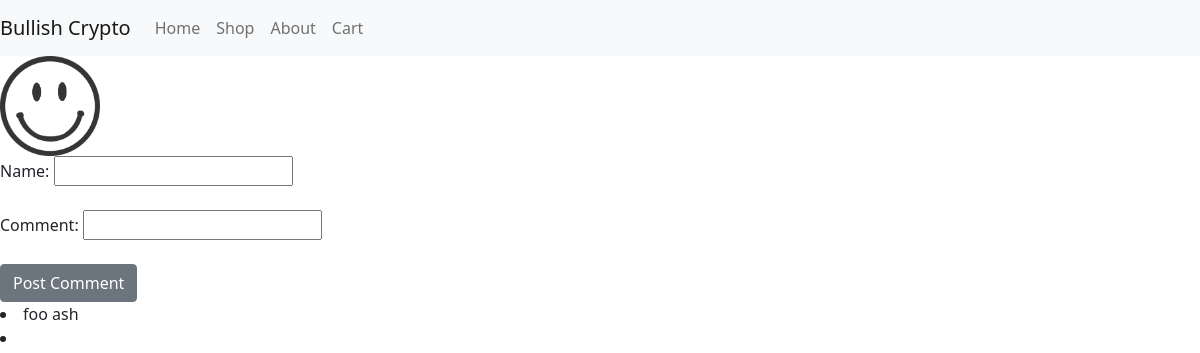
The page /shop/nft1/ on the database as committed earlier.
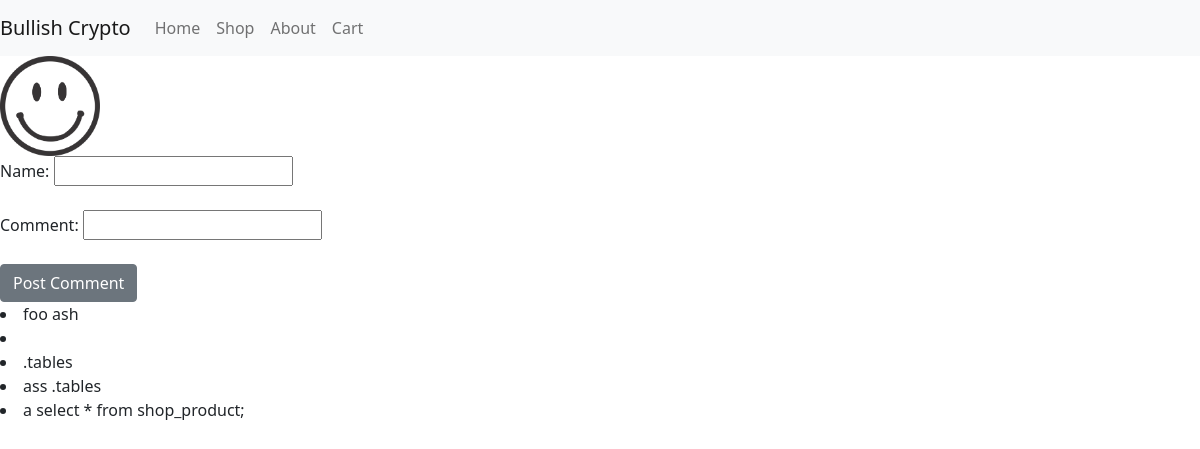
The same page on the database as committed later.
### honeypot_project/shop/models.py (models this page shows)
class Product(models.Model):
    name = models.CharField(max_length=20)
    image = models.ImageField(upload_to = "static/images/")

class Comment(models.Model):
    product = models.CharField(max_length=30)
    poster = models.CharField(max_length=30)
    date = models.DateField(auto_now=True)
    comment = models.CharField(max_length=250)

### honeypot_project/shop/views.py (the view, shortened to what this page needs)
# urls.py: path('<str:product_name>/', views.productpage, name='productpage'),
def productpage(request,product_name):
    template = loader.get_template('productpage.html')
    comment_list = Comment.objects.filter(product=product_name)
    try:
        product = Product.objects.get(name=product_name)
        context= {"product_info":product,'comment_list':comment_list,}
    except Product.DoesNotExist:
        raise Http404("Product does not exist")
    return HttpResponse(template.render(context,request))

### templates/productpage.html (shortened to what this page needs)
<!DOCTYPE html>
<html>
{% load static %}
<head>
	<link rel="stylesheet" type="text/css" href="{%static 'css/bootstrap.css'%}">
</head>
<body>
	<nav class="navbar navbar-expand-lg navbar-light bg-light">
		<a class="navbar-brand" href="#">Bullish Crypto</a>
		<div class="collapse navbar-collapse" id="navbarNav">
			<ul class="navbar-nav">
				<li class="nav-item active">
					<a class="nav-link" href="/home">Home</a>
				</li>
				<li class="nav-item">
					<form action="/shop/" method="POST">
					<button style=" --bs-bg-opacity: 1;background-color: rgba(var(--bs-light-rgb), var(--bs-bg-opacity)) !important;border:none;" class="nav-link">Shop</button>
					</form>
				</li>
				<li class="nav-item">
					<a class="nav-link" href="/aboutus">About</a>
				</li>
				<li class="nav-item">
					<a class="nav-link" href="/shop/shoppingcart">Cart</a>
				</li>
			</ul>
		</div>
	</nav>
	<div>
		<img src="{%static product_info.image%}" height="100px" width="100px">
	</div>
        <div>
            <form action="http://127.0.0.1:8000/shop/{{product_info.name}}/" method="post" id="{{product_info.name}}">
                <label for="name">Name:</label>
				<input type="text" id="name" name="name"><br><br>
				<label for="comment">Comment:</label>
                <input type="text" id="comment" name="comment"><br><br>
                <button type="submit" class="btn btn-secondary" >Post Comment</button>
            </form>
        </div>
		{% for comment in comment_list %}
        <li>
			{{comment.poster|safe}}
			{{comment.comment|safe}}
        </li>
    {% endfor %}
    </body>
</html>

Rows that differ between the two databases and show on the page:
added Comment: poster ".tables"
added Comment: poster "ass", comment ".tables"
added Comment: poster "a", comment "select * from shop_product;"
